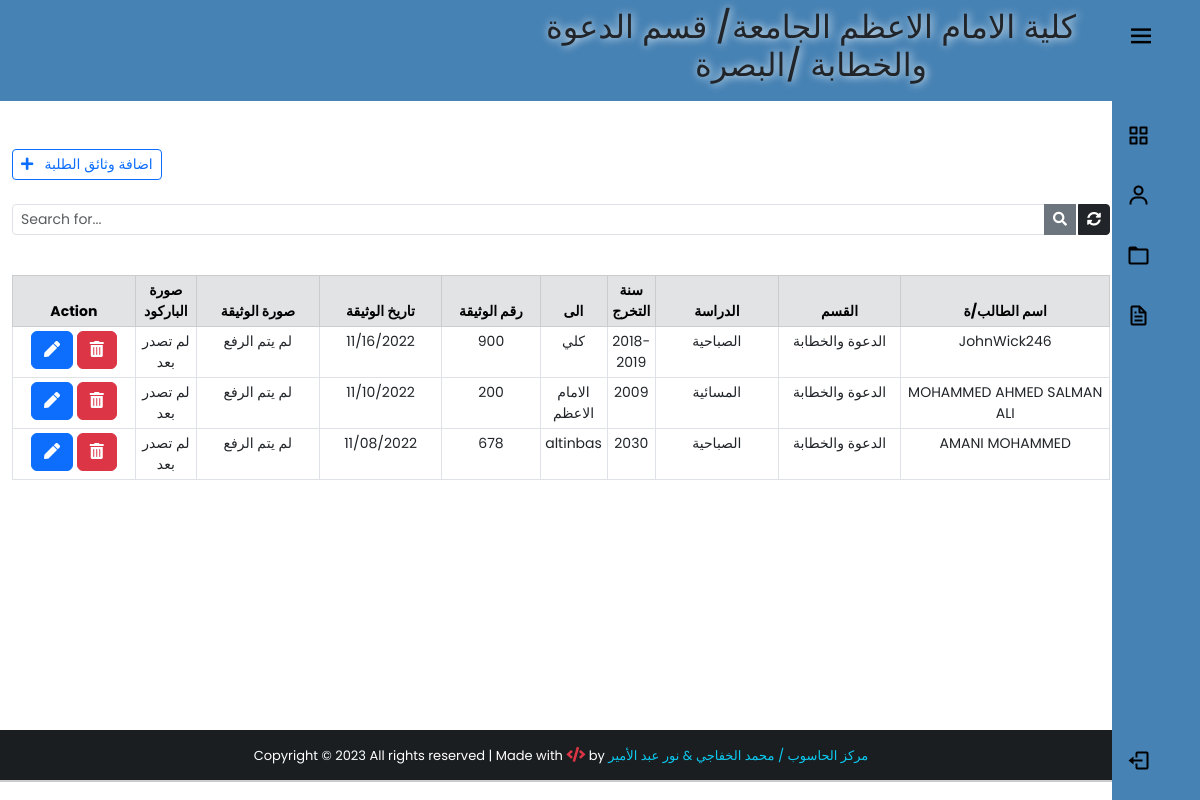
The page /backend/ (signed in) on the database its author committed.
### app/models.py (models this page shows, shortened)
class UserProfile(models.Model):
    user = models.OneToOneField(User,on_delete=models.PROTECT,verbose_name="اسم المستخدم")
    Dname = models.ForeignKey(Department,on_delete=models.PROTECT,verbose_name="القسم")
    Cname = models.ForeignKey(City,on_delete=models.PROTECT,verbose_name="المحافظة")
    class Meta:
        verbose_name_plural = "بروفايل المستخدمين"

class Department(models.Model):
    Dname = models.CharField(max_length=100,verbose_name="القسم")
    def __str__(self):
        return self.Dname
    class Meta:
        verbose_name_plural = "الاقسام العلمية"

class City(models.Model):
    Cname = models.CharField(max_length=100,verbose_name="المحافظة")
    def __str__(self):
        return self.Cname
    class Meta:
        verbose_name_plural = "المحافظات"

class StudentDocument(models.Model):
    study_list = (
        ("الصباحية", "الصباحية"),
        ("المسائية", "المسائية"),
    )
    user = models.CharField(max_length=100,verbose_name="اسم المستخدم")
    name = models.CharField(max_length=100,verbose_name="اسم الطالب/ة" )
    Dname = models.CharField(max_length=100,verbose_name="القسم")
    study = models.CharField(max_length=20,verbose_name="الدراسة", choices=study_list,null=True,blank=True)
    Cname = models.CharField(max_length=100,verbose_name="المحافظة")
    graduate_year = models.CharField(max_length=100,verbose_name="سنة التخرج")
    to = models.CharField(max_length=250 , verbose_name="الجهة المصدر اليها")
    Dnumber = models.CharField(max_length=20,verbose_name="رقم الوثيقة")
    Ddate = models.DateField(verbose_name="تاريخ الوثيقة",blank=True,null=True)
    note = models.TextField(blank=True,null=True)
    img_doc = models.FileField(upload_to='stdDoc/%y/',null=True,blank=True,verbose_name="صورة الوثيقة")
    img_qr = models.FileField(upload_to='stdDoc/%y/',null=True,blank=True,verbose_name="صورة الباركود")
    check_post = models.BooleanField(null=True,default=False)
    created_at = models.DateTimeField(auto_now_add=True)
    class Meta:
        verbose_name_plural = "جدول وثائق الطلبة"

### app/views.py (the view)
# urls.py: path('backend/', views.backend,name='backend'),
@cache_control(no_cache=True , must_revalidate=True,no_store=True)
@login_required(login_url='login')
def backend(request):
    if 'q' in request.GET:
        q = request.GET['q']
        user = request.user.userprofile
        all_student_list = StudentDocument.objects.filter(
            Q(name__icontains=q) | Q(graduate_year=q) | Q(
                to=q) | Q(Dnumber=q)
        ).order_by('-created_at')
        all_student_list=all_student_list.filter(Dname=user.Dname,Cname=user.Cname,user=user.user)
    else:
        user = request.user.userprofile
        all_student_list = StudentDocument.objects.all().filter(user=user.user,Dname=user.Dname,Cname=user.Cname).order_by('-created_at')
    paginator = Paginator(all_student_list, 10)
    page = request.GET.get('page')
    all_students = paginator.get_page(page)
    context = {
        'studentDoc': all_students,
        'user': user,
    }
    return render(request, 'backend.html', context)

### app/templates/backend.html (shortened to what this page needs)
{% extends 'base2.html' %}
{% block content %}
<div class="container" style="padding-top:0px;">
     <br><br>
     <div class="d-flex justify-content-between">
          <a href="{% url 'add_studentDoc' %}" class="btn btn-outline-primary btn-sm"> <i class="fas fa-plus"></i>&nbsp;&nbsp; اضافة وثائق الطلبة</a>
     </div>
     <form action="">
          <div class="input-group input-group-sm mb-3 mt-4">
               <input type="text" name="q" class="form-control" placeholder="Search for..." value="{{ request.GET.q }}">
               <button class="btn btn-secondary"><i class="fas fa-search"></i></button>
               <a href="{% url 'backend' %}" class="btn btn-dark" style="margin-left:2px;"><i class="fas fa-sync-alt"></i></a>
          </div>
     </form>
     <center>
          <table class="table table-bordered table-sm mt-4" style="text-align: center; font-size: 14px;">
               <thead class="table-secondary">
                  <div class="row">
                    <tr>
                         <th class="col-lg-2 col-sm-1" style="width:10%;" colspan="1">Action</th>
                          <th class="col-lg-2 col-sm-1" style="width:5%;">صورة الباركود</th>
                           <th class="col-lg-2 col-sm-1" style="width:10%;">صورة الوثيقة </th>
                         <th class="col-lg-2 col-sm-1" style="width:10%;">تاريخ الوثيقة</th>
                         <th class="col-lg-2 col-sm-1" style="width:8%;">رقم الوثيقة</th>
                         <th class="col-lg-2 col-sm-1" style="width:1%;">الى</th>
                         <th class="col-lg-2 col-sm-1" style="width:1%;">سنة التخرج</th>
                         <th class="col-lg-2 col-sm-1" style="width:10%;">الدراسة</th>
                         <th class="col-lg-2 col-sm-1" style="width:10%;">القسم</th>
                         <th class="col-lg-2 col-sm-1" style="width:17%;">اسم الطالب/ة</th>
                    </tr>
                    </div>
                    </thead>
               {% for std in studentDoc %}
                <tr>
                    <td id="responsive-border" >
                              <a href="/studentDoc/{{std.id}}" class="btn btn-primary " title="Edit patient">
                                   <i class="fas fa-pen"></i>
                              </a>
                         <a class="btn btn-secondary btn-danger"  title="Remove state" data-bs-toggle="modal" data-bs-target="#deleteModal{{std.pk}}">
                              <i class="fas fa-trash-alt"></i>
                    </a>
                   </td>
                         {% if std.img_qr %}
                      <td id="responsive-border">
                         <a href="{{std.img_qr.url}}" class="btn btn-success"  target="_blank" title="show img">
                              جاهز
                         </a>
                      </td>
                         {% else %}
                    <td id="responsive-border" data-label="تاريخ الوثيقة" >لم تصدر بعد</td>
                         {% endif %}
                     {% if std.img_doc %}
                   <td id="responsive-border">
                         <a href="{{std.img_doc.url}}" class="btn btn-success"  target="_blank" title="show img">
                              فتح الوثيقة
                         </a>
                      </td>
                           {% else %}
                    <td id="responsive-border" data-label="صورة الوثيقة" >لم  يتم الرفع</td>
                         {% endif %}
                    <td id="responsive-border" data-label="تاريخ الوثيقة" >{{std.Ddate | date:'m/d/Y' }}</td>
                    <td id="responsive-border"data-label="رقم الوثيقة">{{std.Dnumber}}  </td>
                    <td id="responsive-border"data-label=" الى">{{std.to}}</td>
                    <td id="responsive-border"data-label=" سنة التخرج ">{{std.graduate_year}}</td>
                     <td id="responsive-border"data-label="الدراسة ">{{std.study}}</td>
                    <td id="responsive-border" data-label="القسم">{{std.Dname}}</td>
                    <td style="text-align:cnter;" data-label="اسم الطالب/ة"id="top-table">{{std.name}}</td>
               </tr>
               {% endfor %}
                </table>
     </center>
    <br> <br>
     </div>
{% endblock content %}

### app/templates/base2.html (shortened to what this page needs)
{% load static %}
<!DOCTYPE html>
<html lang="en">
<head>
     <link rel="stylesheet" href="https://cdn.jsdelivr.net/npm/bootstrap@5.3.0-alpha1/dist/css/bootstrap.min.css">
    <link rel="stylesheet" href="https://use.fontawesome.com/releases/v5.15.4/css/all.css">
    <link rel="stylesheet" href="{% static 'css/bootstrap.css' %}">
    <link rel="stylesheet" href="{% static 'css/style.css' %}">
</head>
<body style="overflow: scroll;">
{% include 'sidebar-dark.html' %}
 <div class="wrapper">
    <header id="hpage">
      <nav class="navbar navbar-expand-id navbar-dark "  style="background-color:steelblue; text-align:center;">
        <h2 class="text-dark text-outline-primary font-effect-fire" style=" margin-left:500px; text-shadow: #fff 1px 0 10px;
        font-family: "Sofia", sans-serif;
        font-size: 20px;"> كلية الامام الاعظم الجامعة/ قسم {{user.Dname}}  /{{user.Cname}}
    </nav>
    </header>
    {% block content %}
    {% endblock content %}
         </div>
 {% include 'footer.html' %}
</body>
</html>

### std_collage/static/css/style.css (style rules this page uses)
html , body { margin: 0; max-width: 100%; }
.wrapper { min-height:100%; margin-bottom: -70px; }

### std_collage/static/css/sidebar-dark.css (style rules this page uses)
* { margin: 0; padding: 0; box-sizing: border-box; font-family: 'Poppins', sans-serif; }
:root { --body-color: white; --sidebar-color: steelblue; --primary-color: white; --primary-color-light: #F6F5FF; --toggle-color: black; --text-color: black; --tran-03: all 0.2s ease; --tran-03: all 0.3s ease; --tran-04: all 0.3s ease; --tran-05: all 0.3s ease; }
body { min-height: 100vh; background-color: var(--body-color); transition: var(--tran-05); }

### rows shown on the page
UserProfile: Dname "الدعوة والخطابة", Cname "البصرة"
StudentDocument: shows "لم تصدر بعد", shows "لم يتم الرفع", Ddate "11/16/2022", Dnumber "900", to "كلي", graduate_year "2018-2019", study "الصباحية", Dname "الدعوة والخطابة", name "JohnWick246"
StudentDocument: shows "لم تصدر بعد", shows "لم يتم الرفع", Ddate "11/10/2022", Dnumber "200", to "الامام الاعظم", graduate_year "2009", study "المسائية", Dname "الدعوة والخطابة", name "MOHAMMED AHMED SALMAN ALI"
StudentDocument: shows "لم تصدر بعد", shows "لم يتم الرفع", Ddate "11/08/2022", Dnumber "678", to "altinbas", graduate_year "2030", study "الصباحية", Dname "الدعوة والخطابة", name "AMANI MOHAMMED"
